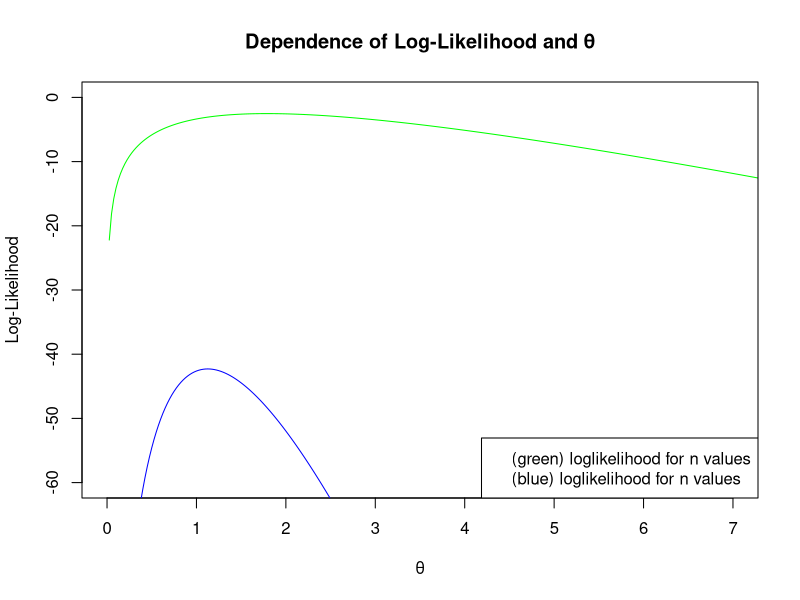
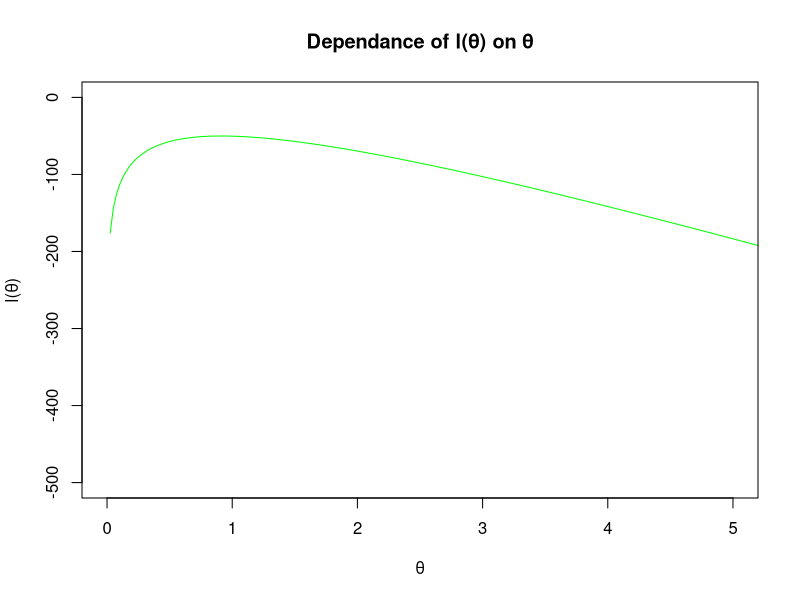
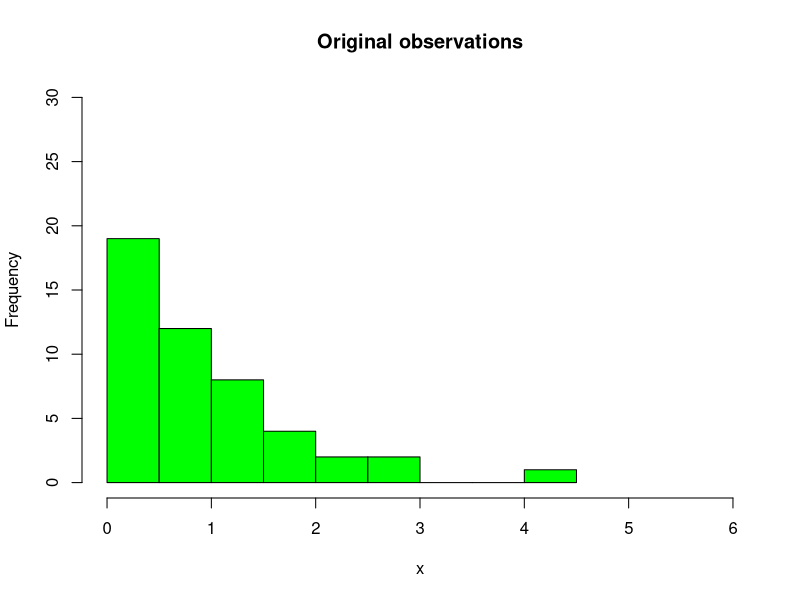
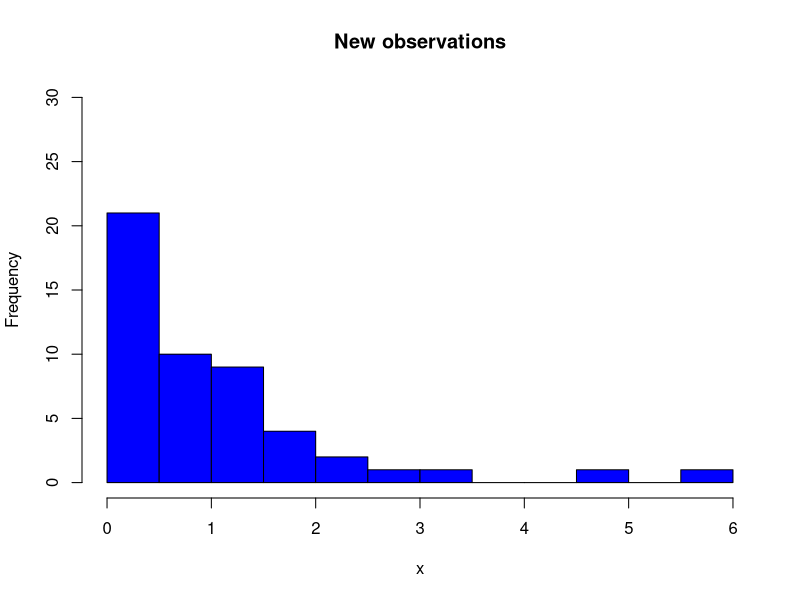

Reproduce these figures in R, in order.
# APPENDIX 2

# returns the loglikelihood value for given θ and vector X
loglikelihood = function(x, θ){
  return(length(x)*log(θ)-θ*sum(x))
}

# returns the argmax θ of the logilikelihood the given distribution estimation
max_loglikelihood = function(x){
  return(length(x)/sum(x))
}

# returns log value of the bayesian proportional probability for given θ, λ and vector X
log_bayesian = function(x, θ, λ){
  n = length(x)
  #return(n*log(θ)-θ*sum(x)+n*log(λ)-n*λ*θ)
  return(n*log(θ)-θ*sum(x)+log(λ)-λ*θ)
}

# returns the argmax max value of θ for the bayesian model
max_bayesian = function(x, λ){
  n = length(x)
  return (n/(sum(x)+λ))
}

# Task 1
# Data preparation
dataframe = read.csv("machines.csv", dec=',')
X = dataframe[1]$Length # X vector of data
X_6 = X[1:6] # X vector of first 6 values of the data
θ = seq(from=0, to=20, by=0.025) # θs to test
m = length(θ) # Amount of θs to be tested
loglikelihood_n = numeric(m) # Empty vector for loglikelihood values θ when using all values
loglikelihood_6 = numeric(m) # Empty vector for loglikelihood values θ when using the first 6 values

# Task 2
# Calculating the loglikelihoods and filling the vetors different θ values with the given vectors
for(i in 1:m){
  loglikelihood_n[i] = loglikelihood(X, θ[i]) 
  loglikelihood_6[i] = loglikelihood(X_6, θ[i])
}

# Task 3
# Plot the loglikelihoods for both all x values and first 6 for comparision
plot(θ, loglikelihood_6, xlim=c(0,7), ylim=c(-60, 0), type="l", main="Dependence of Log-Likelihood and θ", xlab="θ", ylab="Log-Likelihood", col="green")
lines(θ, loglikelihood_n, col="blue")
legend("bottomright", legend=c("(green) loglikelihood for n values", "(blue) loglikelihood for n values"))

# θ values for maximum loglikelihoods for all x values and first 6
θstar_n = max_loglikelihood(X)
θstar_6 = max_loglikelihood(X_6)

# Task 4
λ = 10; # given λ value for the prior
log_bayesian_model = numeric(m) # empty vector to be filled with the log values of the proportional probability to P(θ|x)

# Calculating the log values of the proportional probability to given θ
for(i in 1:m){
  log_bayesian_model[i] = log_bayesian(X, θ[i], λ)
}
# Plot the Bayesian Model
plot(θ, log_bayesian_model, type="l", xlim=c(0,5), ylim=c(-500, 0), main="Dependance of l(θ) on θ", xlab="θ", ylab="l(θ)", col="green")
θstar_b = max_bayesian(X, λ) # Calculate the argmax θ of the proportional probability

# Task 5
# Compare new generated observations to original ones
set.seed(12345)
new_observations = rexp(n=50, rate = θstar_n) # Generate new observations with optimal θ from Task 3
#data.frame(X, new_observations)
hist(X, col="green", xlim=c(0,6), ylim=c(0,30), main="Original observations", xlab="x") # Histogram of the original obs
x11()
hist(new_observations, col="blue", breaks=12, xlim=c(0,6), ylim=c(0,30), main="New observations", xlab="x") #Histogram of the new obs












